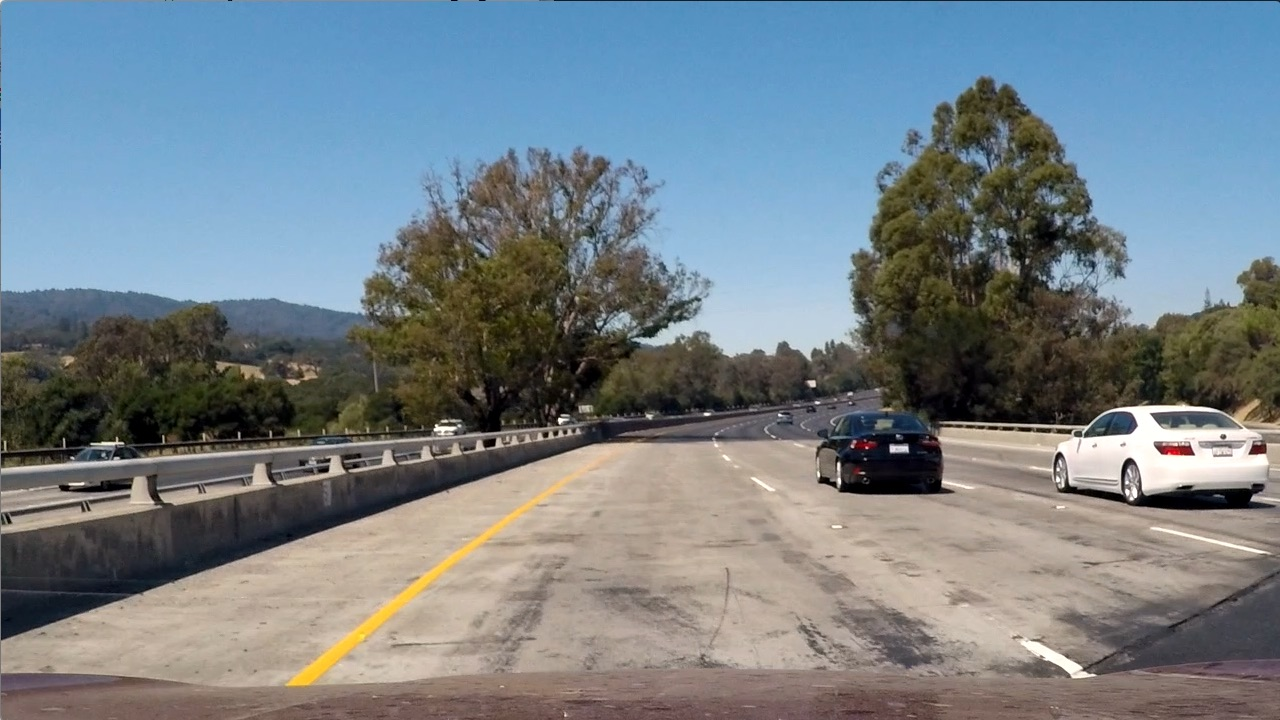
#> input picture test_images/test1.jpg, 1280 x 720 px
$ jupyter execute --allow-errors Project5_Udacity.ipynb   (shell and % lines are left out)   (older library calls are emulated)
#> lines starting #> are read from the running program, lines starting #| are printed output that depends on the picture
[cell 1]
# Import a classifier
from sklearn.externals import joblib
#> (the rest of this cell did not finish here and is left out)

[cell 2]
import cv2

import numpy as np
import matplotlib.pyplot as plt
import matplotlib.image as mpimg

filpath = '../test_images/test1.jpg'
image = mpimg.imread(filpath)
#> image is the input picture: shape (720, 1280, 3); mean R, G, B 117.5, 128.7, 135.5
img =cv2.resize( image, (32,32))
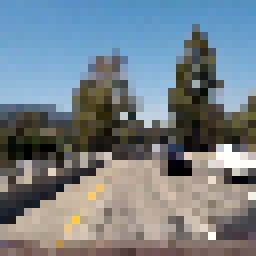
#> img: shape (32, 32, 3) (shown 8 times larger); mean R, G, B 117.3, 128.5, 135.6

# Take histograms in R, G, and B
rhist = np.histogram(image[:,:,0], bins=32, range=(0, 256))
ghist = np.histogram(image[:,:,1], bins=32, range=(0, 256))
bhist = np.histogram(image[:,:,2], bins=32, range=(0, 256))

# Generating bin centers
bin_edges = rhist[1]
#> bin_edges = 33 values from 0 to 256
bin_centers = (bin_edges[1:]  + bin_edges[0:len(bin_edges)-1])/2
#> bin_centers = 32 values from 4 to 252

plt.imshow(img)

[cell 3]
# Generating bin centers
bin_edges = rhist[1]
bin_centers = (bin_edges[1:]  + bin_edges[0:len(bin_edges)-1])/2
# Plot a figure with all three bar charts
fig = plt.figure(figsize=(12,3))
plt.subplot(131)
plt.bar(bin_centers, rhist[0])
plt.xlim(0, 256)
plt.title('R Histogram')
plt.subplot(132)
plt.bar(bin_centers, ghist[0])
plt.xlim(0, 256)
plt.title('G Histogram')
plt.subplot(133)
plt.bar(bin_centers, bhist[0])
plt.xlim(0, 256)
plt.title('B Histogram')
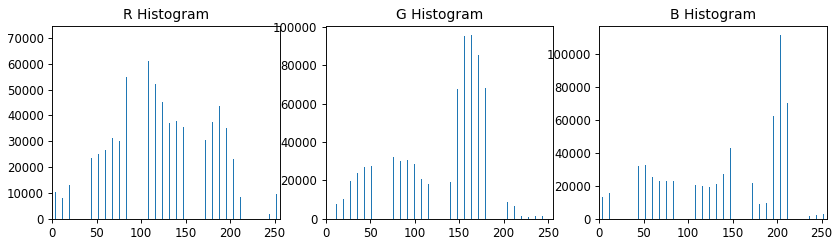
#> figure drawn by matplotlib, 3 panels; panel 1: tallest bar 71144 high, from x = 91.6 to 92.4; panel 2: tallest bar 95802 high, from x = 163.6 to 164.4; panel 3: tallest bar 111331 high, from x = 203.6 to 204.4

[cell 4]
import cv2
import numpy as np
import matplotlib.pyplot as plt
from mpl_toolkits.mplot3d import Axes3D

def plot3d(pixels, colors_rgb,
        axis_labels=list("RGB"), axis_limits=[(0, 255), (0, 255), (0, 255)]):
    """Plot pixels in 3D."""

    # Create figure and 3D axes
    fig = plt.figure(figsize=(8, 8))
    ax = Axes3D(fig)

    # Set axis limits
    ax.set_xlim(*axis_limits[0])
    ax.set_ylim(*axis_limits[1])
    ax.set_zlim(*axis_limits[2])

    # Set axis labels and sizes
    ax.tick_params(axis='both', which='major', labelsize=14, pad=8)
    ax.set_xlabel(axis_labels[0], fontsize=16, labelpad=16)
    ax.set_ylabel(axis_labels[1], fontsize=16, labelpad=16)
    ax.set_zlabel(axis_labels[2], fontsize=16, labelpad=16)

    # Plot pixel values with colors given in colors_rgb
    ax.scatter(
        pixels[:, :, 0].ravel(),
        pixels[:, :, 1].ravel(),
        pixels[:, :, 2].ravel(),
        c=colors_rgb.reshape((-1, 3)), edgecolors='none')

    return ax  # return Axes3D object for further manipulation


# Select a small fraction of pixels to plot by subsampling it
scale = max(img.shape[0], img.shape[1], 64) / 64  # at most 64 rows and columns
#> scale = 1
img_small = cv2.resize(img, (np.int(img.shape[1] / scale), np.int(img.shape[0] / scale)), interpolation=cv2.INTER_NEAREST)

# Convert subsampled image to desired color space(s)
img_small_RGB = cv2.cvtColor(img_small, cv2.COLOR_BGR2RGB)  # OpenCV uses BGR, matplotlib likes RGB
img_small_HSV = cv2.cvtColor(img_small, cv2.COLOR_BGR2HSV)
#> img_small_HSV: shape (32, 32, 3); mean H, S, V 69.2, 77.2, 149.3
img_small_rgb = img_small_RGB / 255.  # scaled to [0, 1], only for plotting

# Plot and show
plot3d(img_small_RGB, img_small_rgb)
plt.show()

plot3d(img_small_HSV, img_small_rgb, axis_labels=list("HSV"))
plt.show()

$ run again, with test_images/test2.jpg copied over test_images/test1.jpg
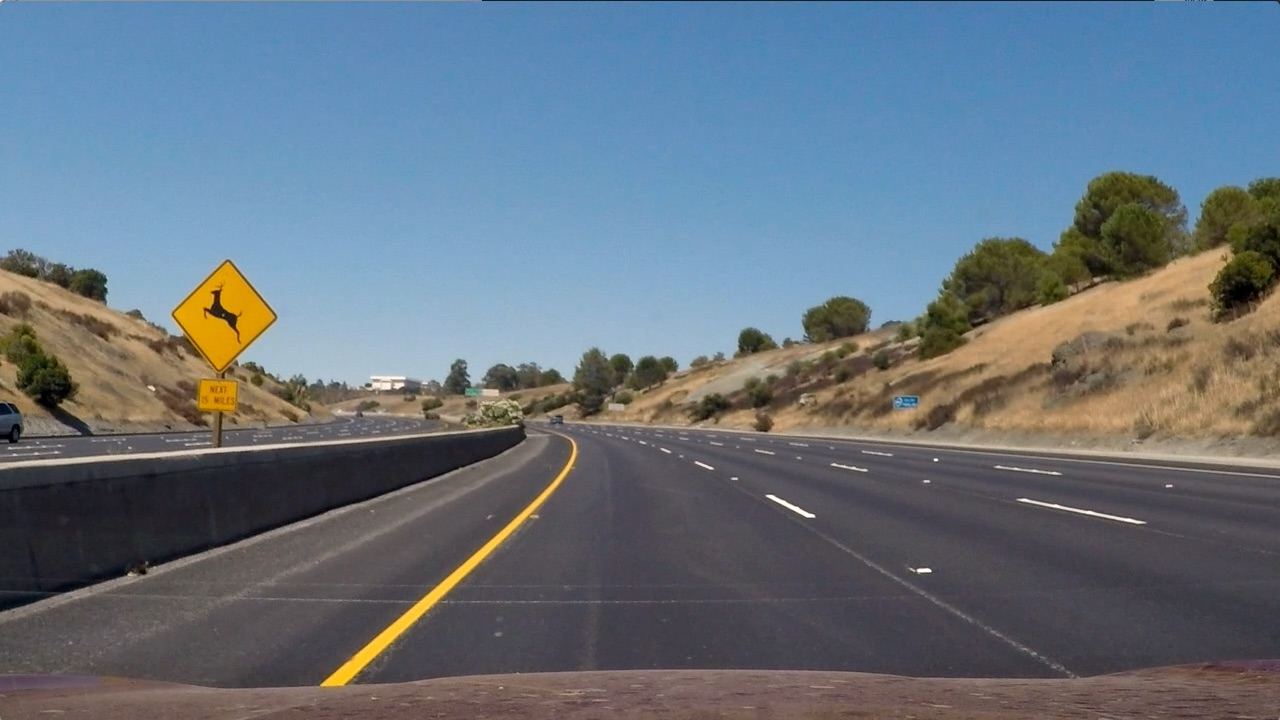
#> input picture test_images/test2.jpg, 1280 x 720 px
#> image is the input picture: shape (720, 1280, 3); mean R, G, B 102.8, 114.6, 125.5
#> `img =cv2.resize( image, (32,32))`:
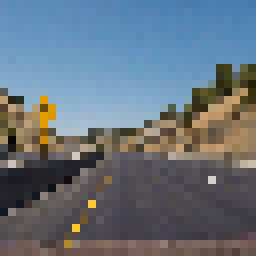
#> img: shape (32, 32, 3) (shown 8 times larger); mean R, G, B 102.2, 113.9, 124.8
#> bin_edges = 33 values from 0 to 256
#> bin_centers = 32 values from 4 to 252
#> `[cell 3] # Generating bin centers bin_edges = rhist[1] bin_centers = (..`:
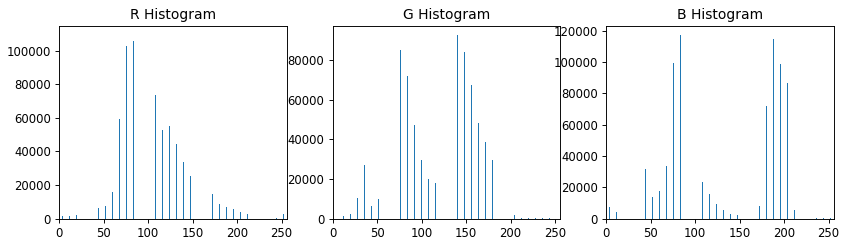
#> figure drawn by matplotlib, 3 panels; panel 1: tallest bar 109184 high, from x = 91.6 to 92.4; panel 2: tallest bar 92797 high, from x = 139.6 to 140.4; panel 3: tallest bar 117155 high, from x = 83.6 to 84.4
#> img_small_HSV: shape (32, 32, 3); mean H, S, V 78.9, 80.1, 137.7

$ run again, with test_images/test3.jpg copied over test_images/test1.jpg
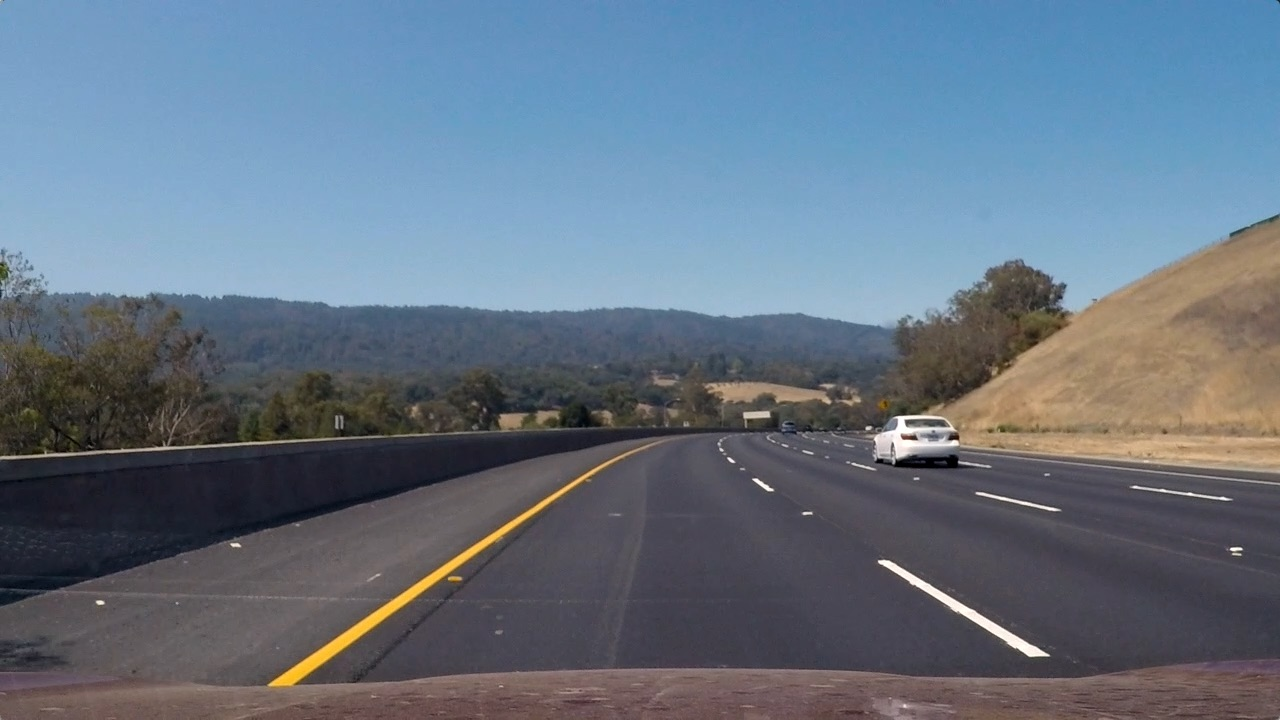
#> input picture test_images/test3.jpg, 1280 x 720 px
#> image is the input picture: shape (720, 1280, 3); mean R, G, B 101.1, 115.3, 130.7
#> `img =cv2.resize( image, (32,32))`:
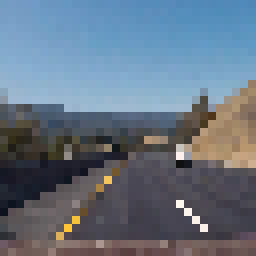
#> img: shape (32, 32, 3) (shown 8 times larger); mean R, G, B 101.3, 115.6, 130.9
#> bin_edges = 33 values from 0 to 256
#> bin_centers = 32 values from 4 to 252
#> `[cell 3] # Generating bin centers bin_edges = rhist[1] bin_centers = (..`:
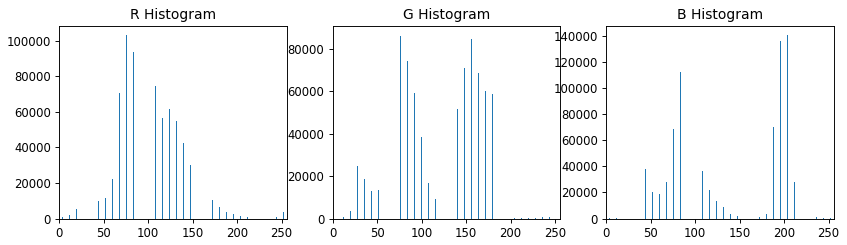
#> figure drawn by matplotlib, 3 panels; panel 1: tallest bar 103111 high, from x = 75.6 to 76.4; panel 2: tallest bar 86338 high, from x = 67.6 to 68.4; panel 3: tallest bar 140896 high, from x = 203.6 to 204.4
#> img_small_HSV: shape (32, 32, 3); mean H, S, V 68.9, 73.2, 138.3

$ run again, with test_images/test4.jpg copied over test_images/test1.jpg
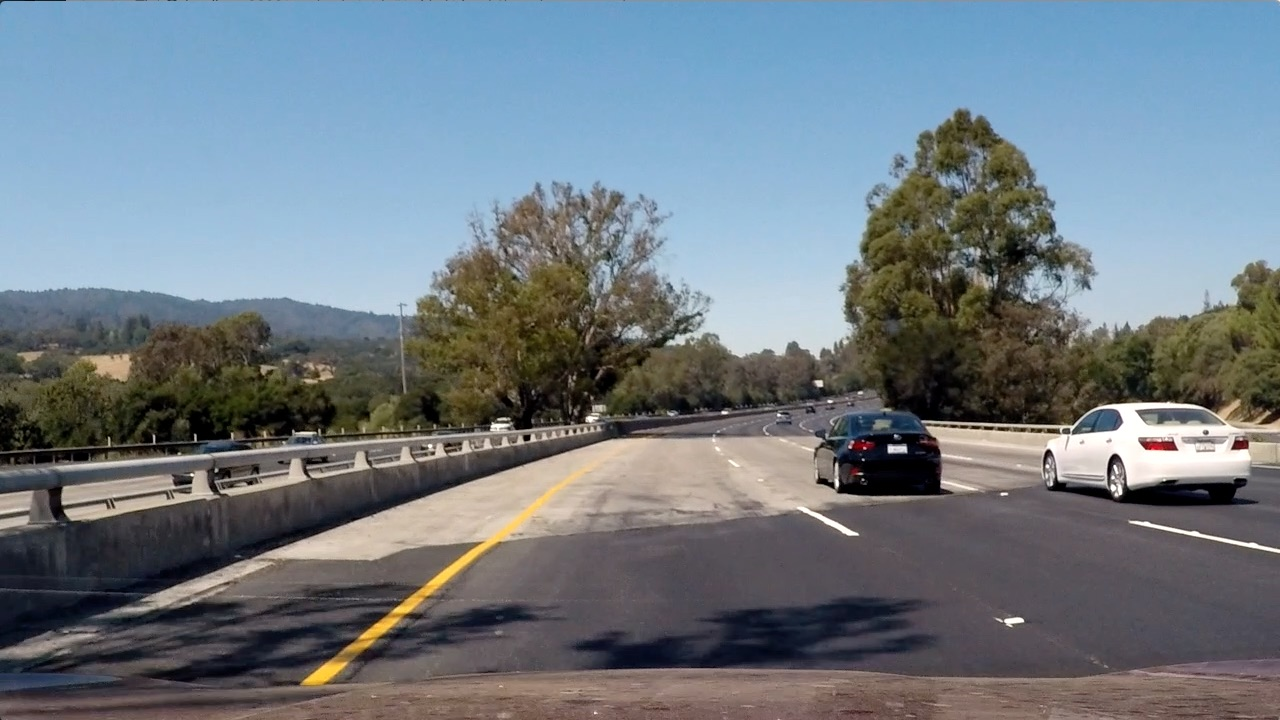
#> input picture test_images/test4.jpg, 1280 x 720 px
#> image is the input picture: shape (720, 1280, 3); mean R, G, B 112.2, 122.7, 130.9
#> `img =cv2.resize( image, (32,32))`:
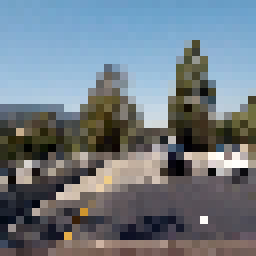
#> img: shape (32, 32, 3) (shown 8 times larger); mean R, G, B 111.8, 122.5, 131
#> bin_edges = 33 values from 0 to 256
#> bin_centers = 32 values from 4 to 252
#> `[cell 3] # Generating bin centers bin_edges = rhist[1] bin_centers = (..`:
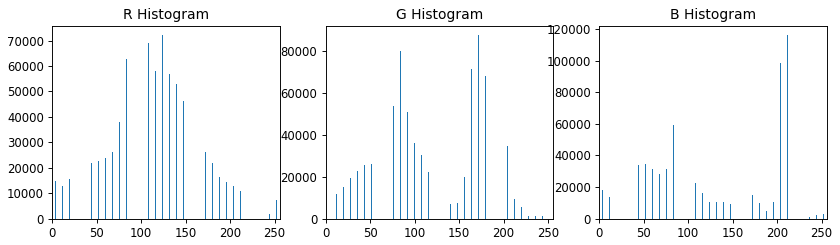
#> figure drawn by matplotlib, 3 panels; panel 1: tallest bar 72140 high, from x = 123.6 to 124.4; panel 2: tallest bar 87479 high, from x = 171.6 to 172.4; panel 3: tallest bar 116163 high, from x = 211.6 to 212.4
#> img_small_HSV: shape (32, 32, 3); mean H, S, V 69.8, 71, 140.5
